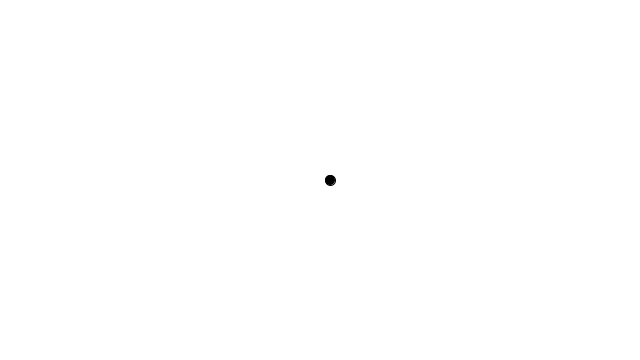
Frame 1 (no input)
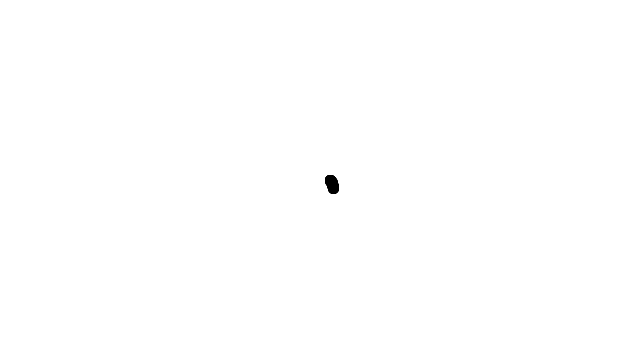
Frame 60 (the mouse pressed at the canvas centre just before this capture)
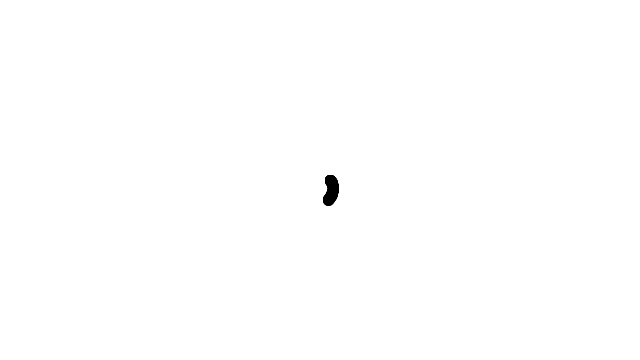
Frame 120 (the mouse held since frame 60 and released just before this capture)

The Processing sketch that drew these frames (run headless with seeded random() and noise(); from frame 60 on, the mouse is pressed at the canvas centre):

// Processing sketch: A5-1
// ── A5-1.pde
float theta=0;
float r=10;
float cnt=1;
void setup(){
  size(640,360);
  background(255);
}
void draw(){
  float x=r*cos(theta);
  float y=r*sin(theta);
  float centerx=320;
  float centery=180;
  fill(0);
  ellipse(centerx+x,centery+y,10,10);
  theta+=0.01;
  r+=0.1;
}
